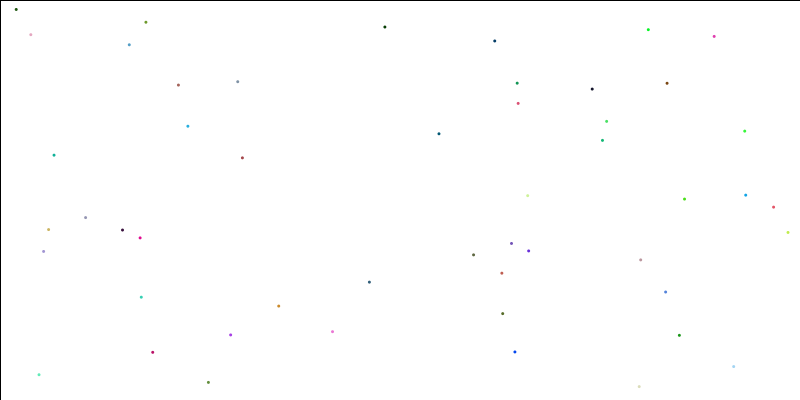
Frame 1 (no input)
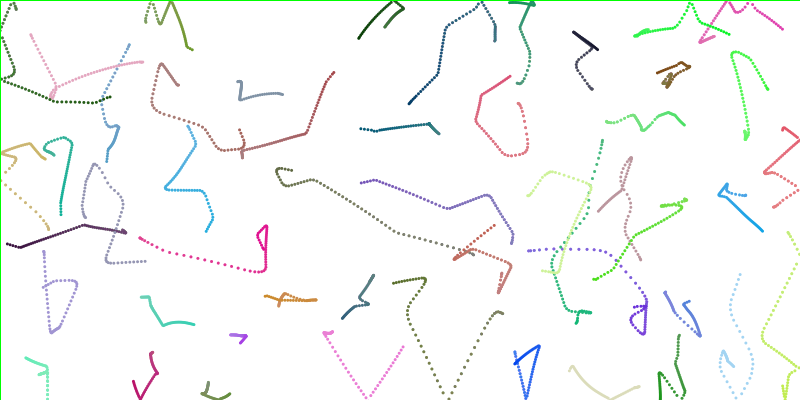
Frame 60 (the mouse pressed at the canvas centre just before this capture)
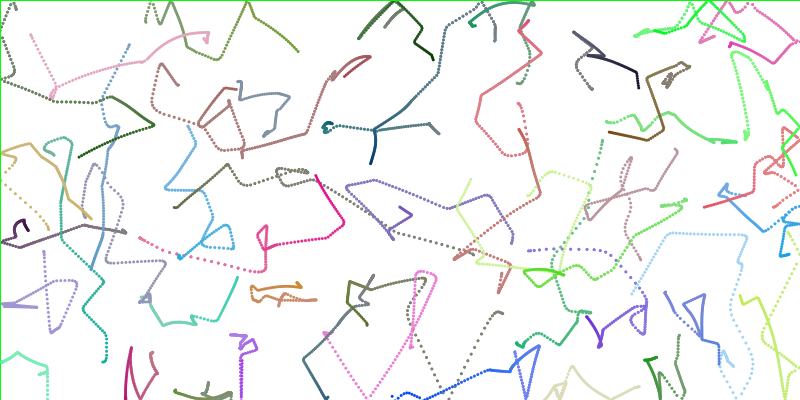
Frame 120 (the mouse held since frame 60 and released just before this capture)

The Processing sketch that drew these frames (run headless with seeded random() and noise(); from frame 60 on, the mouse is pressed at the canvas centre):

// Processing sketch: newGenerics
// ── newGenerics.pde
//import processing.opengl.*;
//import toxi.geom.*; 
//import toxi.geom.mesh2d.*;
//import toxi.util.*;
//import toxi.util.datatypes.*;
//import toxi.processing.*;

ParticleSystem particles;

void setup(){
  size(800,400);
  background(255);
  fill(0);
  frameRate(60);
  particles = new ParticleSystem();
  for(int i=0;i<50;i++){
    particles.addParticle();
  }
}

void draw(){
  //background(255);
  fill(255,255,255,1);
  rect(0,0,width,height);
  particles.update();
  particles.render();
  particles.interact();
  particles.edges();
}



// ── Interaction.pde
class Interaction{
  float range_min, range_max;
  int interaction_rule;
  float coeff;
  
  Interaction(float coeff_, float range_min_, float range_max_){
    coeff = coeff_;   
    range_min = range_min_;
    range_max = range_max_; 
  }
  
  void interact(Particle me, Particle them){
    PVector mePos = me.pos;
    PVector themPos = them.pos;
    PVector temp1 = PVector.sub(mePos,themPos); 
    float sqdist = temp1.mag();
    if ((sqdist < range_max) && (sqdist > range_min)){
      PVector temp = PVector.sub(themPos,mePos);
      PVector force = PVector.mult(temp,coeff/sqdist);
      me.applyForce(force);
      stroke(0,255,0);
      //line(me.pos.x,me.pos.y,them.pos.x,them.pos.y);
    }
  }
}

// ── Parrticle.pde
class Particle{
  ArrayList interactions;
  PVector pos;
  PVector speed;
  PVector force;
  float mass;
  float drag;
  int age;
  boolean drawme;
  int state;
  color myColor;
  
  Particle(PVector pos_, PVector speed_){
    pos = pos_;
    speed = speed_;
    force = new PVector(0,0);
    mass = 100;
    drag = 0.99;
    age = 0;
    drawme = true;
    state = 1;
    myColor = color(random(0,255),random(0,255),random(0,255));
    
    interactions = new ArrayList();
    Interaction myInteraction = new Interaction(-100,5,50);
    interactions.add(myInteraction);
    Interaction myInteraction2 = new Interaction(2,50,100);
    interactions.add(myInteraction2);

  }
  
  void update(){
    PVector accl = PVector.mult(force,(1/mass));
    speed.add(accl);
    force = new PVector(0,0);
    speed.mult(drag);
    pos.add(speed);
    force.add(new PVector(0,1));
    age++;
  }
  
  void render(){
    noStroke();
    fill(myColor);
    //fill(color(255*noise(pos.x*0.01,pos.y*0.01+(0.001*age)),0,255*speed.heading()));
    //fill(color(255*noise(pos.x*0.01,pos.y*0.01+(0.001*age)),0,255*speed.mag()));
    if(drawme){
    ellipse(pos.x,pos.y,3,3);
    }
  }
  
  void applyForce(PVector force_){
    force.add(force_);
    
  }
  
}

// ── ParticleSystem.pde
class ParticleSystem{
  ArrayList particles;
  
  ParticleSystem(){
    particles = new ArrayList();
  }
  
  void addParticle(){
    Particle p = new Particle(new PVector(random(0,800),random(0,400)),new PVector(random(-1,1),random(-1,1)));
    particles.add(p);
  }
  
  void addParticle(Particle p_){
    particles.add(p_);
  }
  
  void removeParticle(){
  }  
  
  void update(){
    for(int i=particles.size()-1;i>=0;i--){
      Particle p = (Particle) particles.get(i);
      p.update();
    }
  }
  
  void render(){
    for(int i=particles.size()-1;i>=0;i--){
      Particle p = (Particle) particles.get(i);
      p.render();
    }
  }
  
  void interact(){
    for(int i=particles.size()-1;i>=0;i--){
      Particle p = (Particle) particles.get(i);
      for(int j=particles.size()-1;j>=0;j--){
        Particle q = (Particle) particles.get(j);
        for(int k=p.interactions.size()-1;k>=0;k--){
        Interaction myInteraction = (Interaction) p.interactions.get(k);
        myInteraction.interact(p,q);
        }
      }
    }
  }
  
  void edges(){
    for(int i=particles.size()-1;i>=0;i--){
      Particle p = (Particle) particles.get(i);
      if (p.pos.x >=width){
        p.pos.x = width-1;
        p.speed.x = -p.speed.x;
      } else if (p.pos.x <=0) {
        p.pos.x = 1;
        p.speed.x = -p.speed.x;
      }
      if (p.pos.y >=height){
        p.pos.y = height-1;
        p.speed.y = -p.speed.y;
      } else if (p.pos.y <=0) {
        p.pos.y = 1;
        p.speed.y = -p.speed.y;
      }
    }
  }
}
